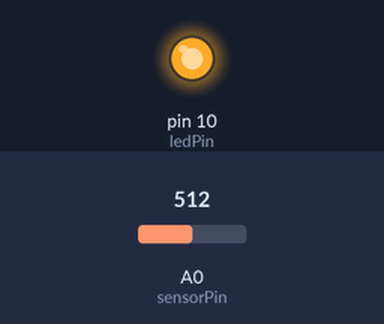
Recording of a sketch running on a simulated Arduino Uno, built with avr-gcc and run on an emulated ATmega328P. Parts: output pins drawn as LEDs (lit = HIGH). The test bench sets the inputs (shaded band); at power-on: A0 (sensorPin) = 512. What the sketch prints to the serial monitor is not drawn.

Above: at 1.3 s.
1.4 s: A0 (sensorPin) set to 105
2.9 s: A0 (sensorPin) set to 89
At 3.2 s:
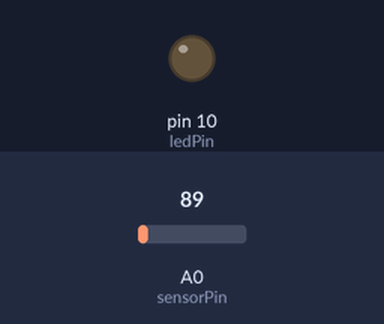
4.4 s: A0 (sensorPin) set to 110
At 5.5 s:
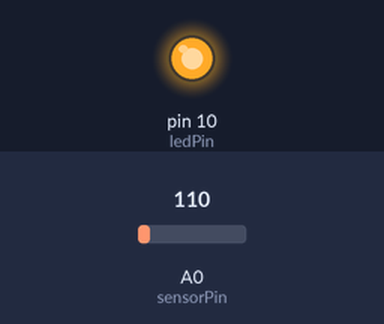
5.9 s: A0 (sensorPin) set to 90
At 6.5 s:
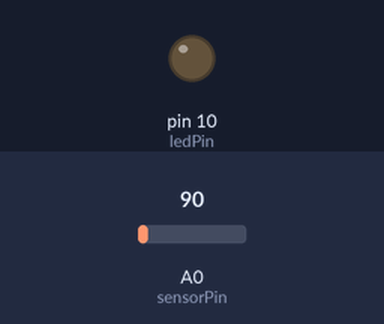
Timing chart, 0 to 8.4 s (numbered marks = the images above; inputs shaded):
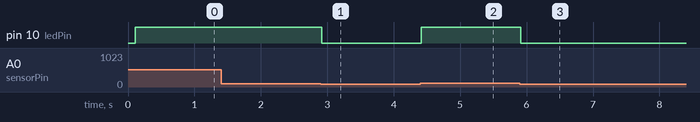

The sketch:

MuscleMouse.ino
```cpp
// (licence header left out)
//***********************************************
// Arduino Muscle Controller - 5May2012
// Sends game control keys to game device using iCade mapping
//
// Developed by Brian E. Kaminski - Advancer Technologies
// www.AdvancerTechnologies.com
//***********************************************

void setup();
void loop();
boolean UpdateSensorState();
void SendSensors();

//Setup serial key to signify a mouse left click
byte MOUSE_LEFT_CLICK = 0x1;

const int sensorPin = A0;
const int ledPin = 10; //5

int iThreshold = 100;
boolean bPrevSensorState=false;
boolean bCurrSensorState=false;

void setup()
{
  pinMode(ledPin, OUTPUT);
  pinMode(sensorPin, INPUT);

  Serial.begin(115200);
  delay(100);
}

void loop()
{
    UpdateState();
    SendSerial();
}
//-----------------------------------------------------------------------------------------------------------------------------------
//
//	METHOD: UpdateState
//
//	@desc	This method reads the muscle sensor's state. If the muscle is flexed, it will change the sensor's
//		state to true. If not, it will change the sensor's state to false.
//
//	@return true if a sensor state has changed from previous state
//-----------------------------------------------------------------------------------------------------------------------------------
void UpdateState()
{
  //SENSOR - RIGHT
  int val = analogRead(sensorPin);
  if(val >= iThreshold)
  {
    bPrevSensorState = bCurrSensorState;
    bCurrSensorState = true;
  }
  else
  {
    bPrevSensorState = bCurrSensorState;
    bCurrSensorState = false;
  }

  delay(10);
}

//-----------------------------------------------------------------------------------------------------------------------------------
//
//	METHOD: SendSerial
//
//	@desc	This method checks the state of each sensor. If the state equals true, then it will send the appropriate
//		key to the serial comm to signify a left click and turn the LED on. If false, it will check the previous sensor state. If the
//		previous sensor state was true, then it will turn the LED off.
//
//-----------------------------------------------------------------------------------------------------------------------------------
void SendSerial()
{
  byte press[7] = {0xFD,0x05,0x02,0x01,0x00,0x00,0x00};
  byte release[7] = {0xFD,0x05,0x02,0x00,0x00,0x00,0x00};

  if(bCurrSensorState && !bPrevSensorState)
  {
    digitalWrite(ledPin, HIGH);
    Serial.write(press, 7);
  }
  else if(!bCurrSensorState && bPrevSensorState)
  {
    digitalWrite(ledPin, LOW);
    Serial.write(release, 7);
  }
}
```

Measured:
- the behaviour switches between 100 and 99 on A0 (sensorPin) (found by bisection; images 0 and 1)
- after the input at 1.4 s, every drawn part: stays the same
- after the input at 2.9 s, pin 10 (ledPin): HIGH → LOW at once
- after the input at 4.4 s, pin 10 (ledPin): LOW → HIGH at once
- after the input at 5.9 s, pin 10 (ledPin): HIGH → LOW at once
